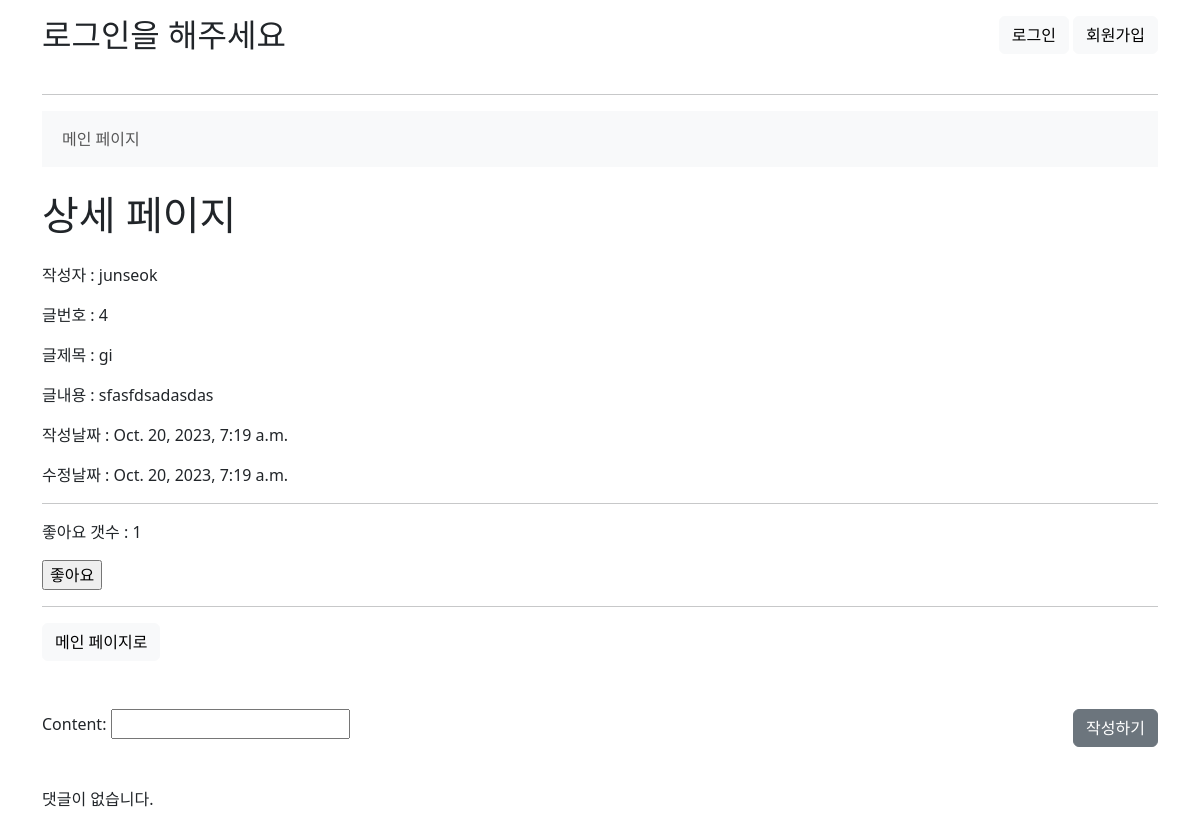
The app's page /boards/4/ with its own data.
### boards/models.py (models this page shows)
class Board(models.Model):
    author = models.ForeignKey(settings.AUTH_USER_MODEL, on_delete=models.CASCADE)
    like_users = models.ManyToManyField(
        settings.AUTH_USER_MODEL, related_name='like_boards'
    )
    title = models.CharField(max_length=20)
    content = models.TextField()
    created_at = models.DateTimeField(auto_now_add=True)
    updated_at = models.DateTimeField(auto_now=True)

### accounts/models.py (models this page shows)
class User(AbstractUser):
    followings = models.ManyToManyField('self', symmetrical=False, related_name='followers')

### boards/views.py (the view)
# urls.py: path('<int:pk>/', views.detail, name='detail'),
@require_http_methods(["GET", "POST"])
def detail(request, pk):
    board = get_object_or_404(Board, pk=pk)
    if request.method == 'POST':
        board.delete()
        return redirect('boards:index')
    comments = board.comments.all()
    comment_form = CommentForm()
    context = {
        'board': board,
        'comments': comments,
        'comment_form': comment_form,
    }
    return render(request, 'boards/detail.html', context)

### boards/forms.py
class CommentForm(forms.ModelForm):
    class Meta:
        model = Comment
        fields = ('content', )

### boards/templates/boards/detail.html (shortened to what this page needs)
{% extends 'base.html' %}
{% block content %}
<div>
  <div class="d-flex justify-content-between">
    <h1 class="mb-4">상세 페이지</h1>
  </div>
  <p>작성자 : {{ board.author }}</p>
  <p>글번호 : {{ board.id }}</p>
  <p>글제목 : {{ board.title }}</p>
  <p>글내용 : {{ board.content }}</p>
  <p>작성날짜 : {{ board.created_at }}</p>
  <p>수정날짜 : {{ board.updated_at }}</p>
  <hr>
  <form action="{% url "boards:likes" board.pk %}" method="POST">
    <p>좋아요 갯수 : {{ board.like_users.all|length }} </p>
    {% if request.user in board.like_users.all %}
      <input type="submit" value="좋아요 취소">
    {% else %}
      <input type="submit" value="좋아요">
    {% endif %}
  </form>
  <hr>
  <div class="mb-5 d-flex justify-content-between">
    <a href="{% url 'boards:index' %}"><button class="btn btn-light">메인 페이지로</button></a>
  </div>
  <form action="{% url 'boards:comment' board.id %}" method='POST'>
    <button class="btn btn-secondary" style="float: right;" type="submit">작성하기</button>
    {{ comment_form.as_p }}
  </form>
  <div class="mt-5">
    {% if comments|length == 0 %} 댓글이 없습니다.
    {% endif %}
  </div>
</div>
{% endblock content %}

### records on screen
Board: author "junseok", id "4", title "gi", content "sfasfdsadasdas", created_at "Oct. 20, 2023, 7:19 a.m.", updated_at "Oct. 20, 2023, 7:19 a.m.", like_users.all|length "1"
